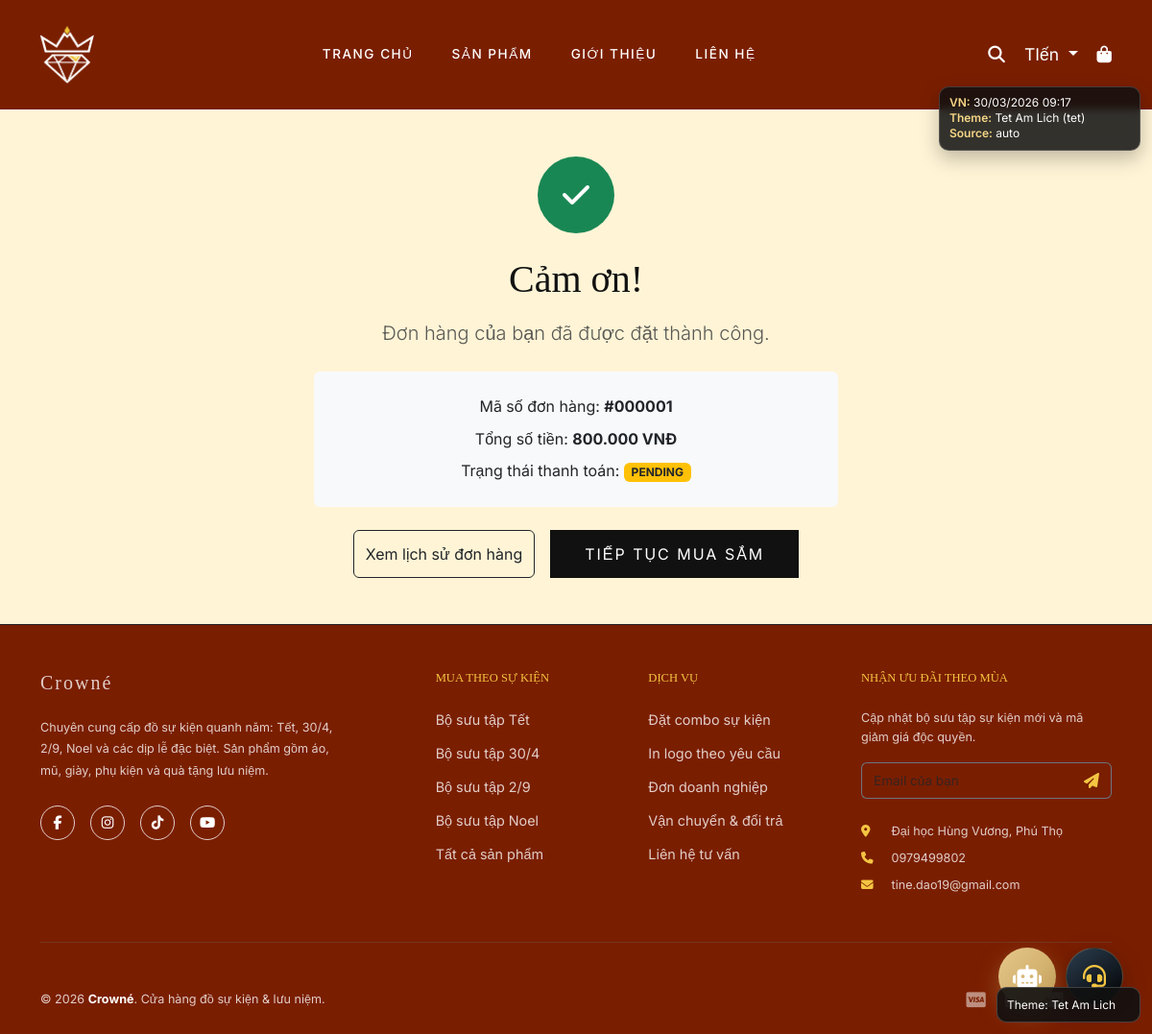
/order_success.php?id=1 (signed in), run on the app's committed database.
### tables this page shows
CREATE TABLE `orders` (
  `id` int(11) NOT NULL,
  `user_id` int(11) DEFAULT NULL,
  `name` varchar(100) DEFAULT NULL,
  `phone` varchar(20) DEFAULT NULL,
  `address` text DEFAULT NULL,
  `payment_method` varchar(50) DEFAULT NULL,
  `total` decimal(10,2) NOT NULL,
  `status` varchar(50) DEFAULT 'pending',
  `created_at` datetime DEFAULT current_timestamp()
);

### config/database.php (called while the page is built, shortened)
<?php
try {
    $conn = new PDO(
        "mysql:host={$_ENV['DB_HOST']};dbname={$_ENV['DB_NAME']};charset=utf8mb4",
        $_ENV['DB_USER'],
        $_ENV['DB_PASS'],
        [
            PDO::ATTR_ERRMODE            => PDO::ERRMODE_EXCEPTION,
            PDO::ATTR_DEFAULT_FETCH_MODE => PDO::FETCH_ASSOC,
            PDO::ATTR_EMULATE_PREPARES   => false
        ]
    );
} catch (PDOException $e) {
    die("Connection failed: " . $e->getMessage());
}
function hasTable(string $table): bool {
    global $conn;
    static $cache = [];
    $table = trim($table);
    try {
        $stmt = $conn->prepare(
            "SELECT COUNT(*)
             FROM information_schema.TABLES
             WHERE TABLE_SCHEMA = DATABASE()
               AND TABLE_NAME = :table_name"
        );
        $stmt->execute([':table_name' => $table]);
        $cache[$table] = ((int)$stmt->fetchColumn()) > 0;
    } catch (Throwable $e) {
        $cache[$table] = false;
    }
    return $cache[$table];
}
function getData(string $table, array $options = []): array {
    global $conn;
    if (!hasTable($table)) {
        return [];
    }
    $sql = "SELECT " . ($options['select'] ?? '*') . " FROM `$table`";
    $params = [];
    $where = [];
    if (!empty($options['where'])) {
        foreach ($options['where'] as $col => $val) {
            $key = ":w_$col";
            $where[] = "`$col` = $key";
            $params[$key] = $val;
        }
    }
    if (!empty($where)) {
        $sql .= " WHERE " . implode(' AND ', $where);
    }
    try {
        $stmt = $conn->prepare($sql);
        $stmt->execute($params);
        return $stmt->fetchAll();
    } catch (Throwable $e) {
        if (isMissingTableError($e)) {
            return [];
        }
        throw $e;
    }
}
function formatVND(float|int|string|null $amount): string {
    $value = (float)($amount ?? 0);
    return number_format($value, 0, ',', '.') . ' VNĐ';
}

### order_success.php (the view, shortened to what this page needs)
<?php
require 'config/database.php';
$orderId = isset($_GET['id']) ? (int)$_GET['id'] : 0;
if ($orderId > 0 && isLogin()) {
    $orders = getData('orders', ['where' => ['id' => $orderId, 'user_id' => $_SESSION['user_id']]]);
    $order = $orders[0];
} else {
    redirect('index.php');
}
include 'includes/header.php';
?>
<div class="container py-5 fade-in-page">
    <div class="row justify-content-center">
        <div class="col-md-8 col-lg-6 text-center">
            <div class="mb-4">
                <div class="d-inline-flex align-items-center justify-content-center bg-success text-white rounded-circle" style="width: 80px; height: 80px;">
                    <i class="fa-solid fa-check fs-2"></i>
                </div>
            </div>
            <h1 class="font-heading mb-3">Cảm ơn!</h1>
            <p class="lead text-muted mb-4">Đơn hàng của bạn đã được đặt thành công.</p>
            <div class="card border-0 bg-light p-4 mb-4">
                <p class="mb-2">Mã số đơn hàng: <strong class="text-dark">#<?= str_pad($order['id'], 6, '0', STR_PAD_LEFT) ?></strong></p>
                <p class="mb-2">Tổng số tiền: <strong><?= formatVND($order['total']) ?></strong></p>
                <p class="mb-0">Trạng thái thanh toán:
                    <span class="badge <?= $order['status'] === 'paid' ? 'bg-success' : 'bg-warning text-dark' ?>">
                        <?= strtoupper($order['status']) ?>
                    </span>
                </p>
            </div>
            <div class="d-flex justify-content-center gap-3">
                <a href="profile.php?tab=orders" class="btn btn-outline-dark" style="display: inline-flex; align-items: center; justify-content: center; text-align: center;">Xem lịch sử đơn hàng</a>
                <a href="category.php" class="btn btn-luxury">Tiếp tục mua sắm</a>
            </div>
        </div>
    </div>
</div>
<?php include 'includes/footer.php'; ?>

### assets/css/style.css (style rules this page uses)
:root { --primary-color: #111111; --secondary-color: #666666; --accent-color: #c5a059; --bg-light: #f8f9fa; --font-heading: 'Playfair Display', serif; --font-body: 'Inter', sans-serif; --shell-bg: #ffffff; --shell-text: #111111; --shell-muted: rgba(17, 17, 17, 0.7); }
html { scroll-behavior: smooth; }
body { font-family: var(--font-body); color: var(--primary-color); background-color: #fff; line-height: 1.6; transition: color 0.3s ease, background-color 0.3s ease; animation: fadeIn 0.6s ease-in-out; display: flex; flex-direction: column; min-height: 100vh; }
h1, h2, h3, h4, h5, h6, .navbar-brand { font-family: var(--font-heading); }
.btn-luxury { background-color: var(--primary-color); color: #fff; padding: 12px 35px; text-transform: uppercase; letter-spacing: 2px; border: 1px solid var(--primary-color); border-radius: 0; transition: all 0.3s ease; }
.fade-in-page { animation: fadeInPage 0.5s cubic-bezier(0.25, 0.46, 0.45, 0.94) forwards; }

### assets/css/themes/tet.css (style rules this page uses)
body.theme-tet { background: #fff4d6; }
.theme-tet { --accent-color: #f4c542; --shell-bg: #7a1e00; --shell-text: #ffffff; --shell-muted: rgba(255, 255, 255, 0.78); }

### data on the page
orders: id "000001", total "800.000 VNĐ", status "PENDING"

### other printed values
$_SESSION['name'] "TIến"
$vnNow->format('d/m/Y H:i') "30/03/2026 09:17"
$THEME['name'] "Tet Am Lich"
$THEME['slug'] "tet"
$themeSource "auto"
$_ENV['APP_NAME'] "Crowné"
$_ENV['ADDRESS_ADMIN'] "Đại học Hùng Vương, Phú Thọ"
$_ENV['PHONE_ADMIN'] "0979499802"
$_ENV['EMAIL_ADMIN'] "tine.dao19@gmail.com"
$currentThemeName "Tet Am Lich"
